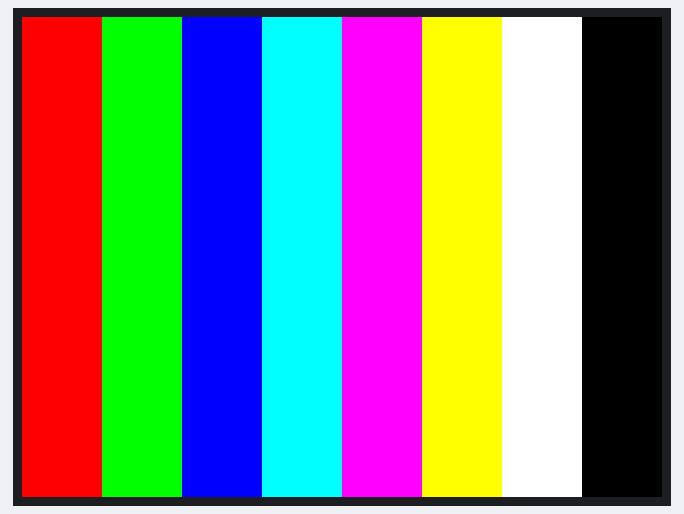
Recording of a program running on a simulated ESP32-C6. On the bench: 320×240 colour display. What the program prints to the serial monitor is not drawn.

Above: at 0.4 s.
At 3.0 s:
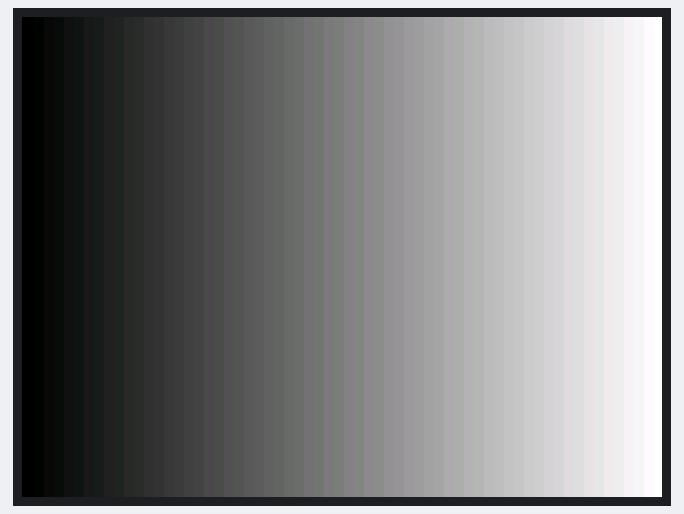
At 5.6 s:
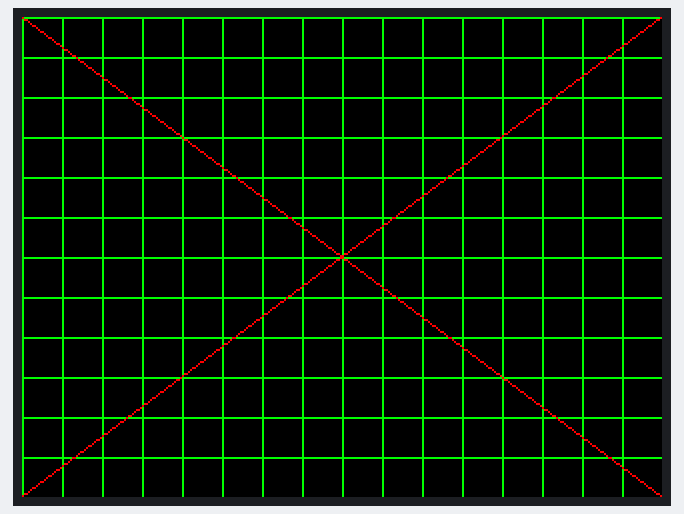
At 8.3 s:
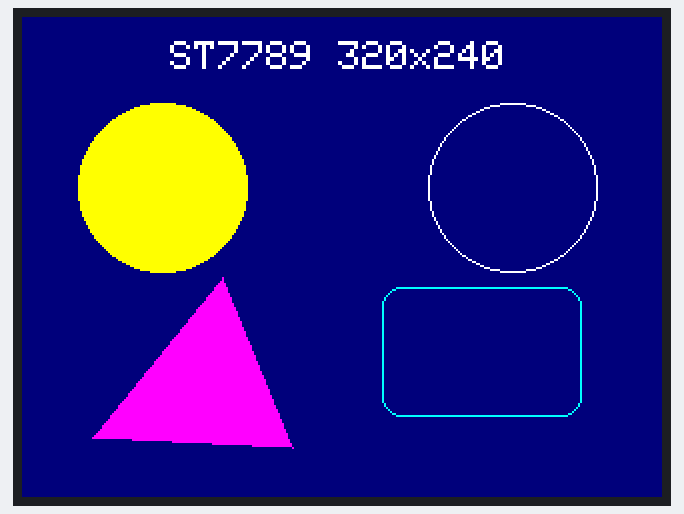
At 10.9 s:
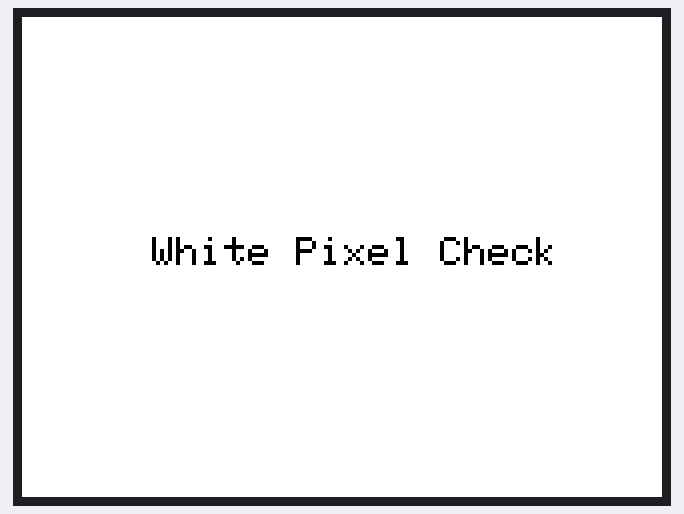

Measured:
- by itself, everything shown: repeats every 13.2 s, in 5 steps
- what the display in image 1 shows lasts 2.5 s, from 3.0 s to 5.5 s
- what the display in image 2 shows lasts 2.7 s, from 5.5 s to 8.2 s

The program:

main.cpp
```cpp
#include <Arduino.h>
#include <TFT_eSPI.h>
#include "pins.h"
#include "config.h"

TFT_eSPI tft;
int pattern = 0;
uint32_t nextPattern = 0;

static void backlight(bool on) {
  digitalWrite(PIN_LCD_BL, on == LCD_BL_ACTIVE_HIGH ? HIGH : LOW);
}

static void drawPattern(int p) {
  tft.fillScreen(TFT_BLACK);
  switch (p % 5) {
    case 0: {
      const uint16_t colors[] = {TFT_RED, TFT_GREEN, TFT_BLUE, TFT_CYAN,
                                 TFT_MAGENTA, TFT_YELLOW, TFT_WHITE, TFT_BLACK};
      for (int i = 0; i < 8; ++i) tft.fillRect(i * 40, 0, 40, 240, colors[i]);
      break;
    }
    case 1:
      for (int x = 0; x < 320; ++x) {
        uint8_t g = map(x, 0, 319, 0, 255);
        tft.drawFastVLine(x, 0, 240, tft.color565(g, g, g));
      }
      break;
    case 2:
      for (int x = 0; x < 320; x += 20) tft.drawFastVLine(x, 0, 240, TFT_GREEN);
      for (int y = 0; y < 240; y += 20) tft.drawFastHLine(0, y, 320, TFT_GREEN);
      tft.drawLine(0, 0, 319, 239, TFT_RED);
      tft.drawLine(319, 0, 0, 239, TFT_RED);
      break;
    case 3:
      tft.fillScreen(TFT_NAVY);
      tft.fillCircle(70, 85, 42, TFT_YELLOW);
      tft.drawCircle(245, 85, 42, TFT_WHITE);
      tft.fillTriangle(35, 210, 100, 130, 135, 215, TFT_MAGENTA);
      tft.drawRoundRect(180, 135, 100, 65, 10, TFT_CYAN);
      tft.setTextColor(TFT_WHITE, TFT_NAVY);
      tft.setTextSize(2);
      tft.drawString("ST7789 320x240", 74, 12);
      break;
    case 4:
      tft.fillScreen(TFT_WHITE);
      tft.setTextColor(TFT_BLACK, TFT_WHITE);
      tft.setTextSize(2);
      tft.drawString("White Pixel Check", 65, 110);
      break;
  }
}

void setup() {
  Serial.begin(115200);
  pinMode(PIN_LCD_BL, OUTPUT);
  backlight(false);
  tft.init();
  tft.setRotation(LCD_ROTATION);
  tft.invertDisplay(LCD_INVERT);
  backlight(true);
  drawPattern(pattern);
  nextPattern = millis() + 2500;
  Serial.println("ZLX-ESP32-2 (C5) ST7789 display example started");
}

void loop() {
  if ((int32_t)(millis() - nextPattern) >= 0) {
    pattern = (pattern + 1) % 5;
    drawPattern(pattern);
    nextPattern = millis() + 2500;
  }
}
```

config.h
```cpp
#pragma once
#include <Arduino.h>

static constexpr uint8_t LCD_ROTATION = 1;  // 320x240 landscape
static constexpr int LCD_WIDTH = 320;
static constexpr int LCD_HEIGHT = 240;
static constexpr bool LCD_INVERT = false;
static constexpr uint32_t LCD_SPI_HZ = 40000000;
static constexpr uint32_t SD_SPI_HZ = 4000000;

// XPT2046 fixed mapping used by the factory-test firmware.
static constexpr uint32_t TOUCH_SPI_HZ = 2000000;
static constexpr uint16_t TOUCH_MIN_PRESSURE = 70;
static constexpr bool TOUCH_SWAP_XY = true;
static constexpr bool TOUCH_INVERT_X = false;
static constexpr bool TOUCH_INVERT_Y = false;
static constexpr int32_t TOUCH_RAW_X_MIN = 220;
static constexpr int32_t TOUCH_RAW_X_MAX = 3880;
static constexpr int32_t TOUCH_RAW_Y_MIN = 220;
static constexpr int32_t TOUCH_RAW_Y_MAX = 3880;

static constexpr uint32_t AUDIO_PWM_CARRIER_HZ = 62500;
static constexpr uint8_t AUDIO_PWM_BITS = 8;
static constexpr uint32_t GPS_DEFAULT_BAUD = 9600;

// BAT+ -> 100k -> GPIO1 -> 100k -> GND
static constexpr float BAT_ADC_DIVIDER_RATIO = 2.0f;
static constexpr float BAT_ADC_CALIBRATION = 1.000f;
static constexpr uint16_t BAT_ADC_SAMPLE_COUNT = 32;
static constexpr uint16_t BAT_ADC_SAMPLE_DELAY_US = 250;
```

pins.h
```cpp
#pragma once
#include <Arduino.h>

// ZLX-ESP32-2 (C5) / ESP32-C5-WROOM-1U-N8R8 GPIO map
static constexpr int PIN_GPS_TX       = 0;   // MCU RX <- GPS TX
static constexpr int PIN_BAT_ADC      = 1;
static constexpr int PIN_SD_MISO      = 2;
static constexpr int PIN_RTP_DOUT     = 3;
static constexpr int PIN_RTP_SCK      = 4;
static constexpr int PIN_RTP_DIN      = 5;
static constexpr int PIN_LCD_SCK      = 6;
static constexpr int PIN_LCD_MOSI     = 7;
static constexpr int PIN_AUDIO_PWM    = 8;
static constexpr int PIN_GPS_RX       = 9;   // MCU TX -> GPS RX
static constexpr int PIN_LCD_CS       = 10;
static constexpr int PIN_LCD_BL       = 13;
static constexpr int PIN_LCD_DC       = 14;
static constexpr int PIN_RTP_CS       = 23;
static constexpr int PIN_AMP_EN       = 24;
static constexpr int PIN_RTP_IRQ      = 25;
static constexpr int PIN_GREEN_LED    = 26;
static constexpr int PIN_SD_CS        = 27;
static constexpr int PIN_BOOT_AUTO    = 28;

static constexpr bool BOOT_ACTIVE_LOW      = true;
static constexpr bool AMP_EN_ACTIVE_HIGH   = true;
static constexpr bool GREEN_LED_ACTIVE_LOW = false; // HIGH = ON
static constexpr bool LCD_BL_ACTIVE_HIGH   = true;
```
